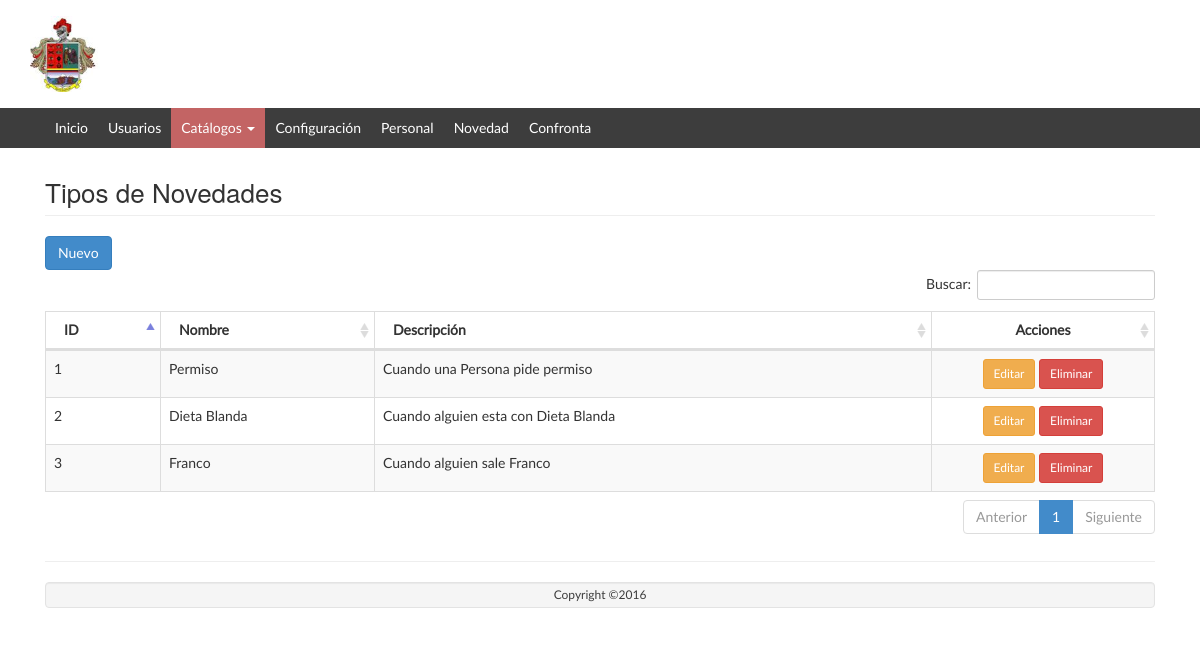
Page /TipoNovedad/listar/ on the committed database.
### tables this page shows
CREATE TABLE `tipo_novedad` (
  `id` int(11) NOT NULL AUTO_INCREMENT,
  `nombre` varchar(128) NOT NULL,
  `descripcion` varchar(256) NOT NULL,
  `activo` tinyint(4) NOT NULL DEFAULT '1',
  PRIMARY KEY (`id`)
);

### app/controllers/TipoNovedadController.php (called while the page is built, shortened)
<?php
require_once (PATH_MODELS . "/TipoNovedadModel.php");
class TipoNovedadController {
	public function listar() {
		$model = new TipoNovedadModel();
		$datos = $model->getlistadoTiposNovedad();
		require_once PATH_VIEWS."/TipoNovedad/view.list.php";
	}
}

### index.php (called while the page is built, shortened)
<?php
if(isset($_GET['action'])){
	$redirect = ($_GET['action']!='')?$_GET['action']:"listar";
}
$controller = new $controllerName();
$controller->$redirect();
?>

### public/views/TipoNovedad/index.php (called while the page is built, shortened)
<?php
require_once("../../../index.php");
?>

### app/models/TipoNovedadModel.php (called while the page is built, shortened)
<?php
require_once(PATH_MODELS."/BaseModel.php");
class TipoNovedadModel {
	public function getlistadoTiposNovedad(){
		$model = new BaseModel();
		$sql = "select * from tipo_novedad where activo = 1";
		return $model->execSql($sql, array(),true);
	}
}

### app/models/BaseModel.php (called while the page is built, shortened)
<?php
class BaseModel
{
	private $pdo;
	private function openConexion(){
		try{
			$this->pdo = new PDO('mysql:host='.HOSTNAME_DATABASE.';dbname='.DATABASE.';charset=utf8', USERNAME, PASSWORD);
			$this->pdo->setAttribute(PDO::ATTR_ERRMODE, PDO::ERRMODE_EXCEPTION);
		}
		catch(Exception $e){
			die($e->getMessage());
		}
	}
	private function closeConexion(){
		$this->pdo =  null;
	}
	public function execSql($sql,$parameters, $list = false, $obtainId = false){
		try	{
			$stm = $this->pdo->prepare($sql);
			$stm->execute($parameters);
			if($obtainId){
				$result = $this->pdo->lastInsertId();
			} else {
				if($list){
					$result = $stm->fetchAll(PDO::FETCH_OBJ);
				} else {
					$result = $stm->fetch(PDO::FETCH_OBJ);
				}
			}
		}catch(Exception $e){
			die($e->getMessage());
		}
		return $result;
	}
}

### public/views/TipoNovedad/view.list.php (the view, shortened to what this page needs)
<?php include_once PATH_TEMPLATE.'/header.php';?>
<div class="row">
	<div class="col-lg-12">
    	<h1 class="page-header">Tipos de Novedades</h1>
   	</div>
</div>
<div class="row">
	<div class="col-lg-12">
		<button class="btn btn-primary" id="modalOpen">
			<i class="glyphicon glyphicon-plus"></i> Nuevo
		</button>
	</div>
	<table class="table table-striped table-bordered table-hover" id="dataTables-example">
    <thead>
	    <tr>
	    	<th>ID</th>
		    <th>Nombre</th>
		    <th>Descripción</th>
		    <th style="text-align: center; width: 20%">Acciones</th>
	    </tr>
    </thead>
    <tbody>
    	<?php foreach ($datos as $item) {
    		echo "<tr><td>".$item->id."</td>";
    		echo "<td>".$item->nombre."</td>";
    		echo "<td>".$item->descripcion."</td>";
    		echo "<td align='center'><a href='javascript: loadModal(".$item->id.")' class='btn btn-warning btn-sm' title='Editar' >Editar</a>
					  <a href='javascript:if(confirm(\"Está seguro que desea eliminar el elemento seleccionado?\")){redirect(".$item->id.");}' class='btn btn-danger btn-sm' title='Eliminar'>Eliminar</a></td>";
    	}?>
    </tbody>
    </table>
</div>
<?php include_once PATH_TEMPLATE.'/footer.php';?>
<link href="<?php echo PATH_CSS; ?>/dataTables.bootstrap.css" rel="stylesheet">
<link href="<?php echo PATH_CSS; ?>/bootstrapValidator.min.css" rel="stylesheet">
</body>
</html>

### public/web/css/style.css (style rules this page uses)
body { overflow-x: hidden!important; font-family: 'Lato', sans-serif; -webkit-font-smoothing: antialiased; min-height: 100%; background: #ffffff; }
.row { margin-left: 0; margin-right: 0; }
.page-header { font-size: 26px; margin: 10px 0 20px; }

### rows in the picture
tipo_novedad: id "1", nombre "Permiso", descripcion "Cuando una Persona pide permiso"
tipo_novedad: id "2", nombre "Dieta Blanda", descripcion "Cuando alguien esta con Dieta Blanda"
tipo_novedad: id "3", nombre "Franco", descripcion "Cuando alguien sale Franco"
